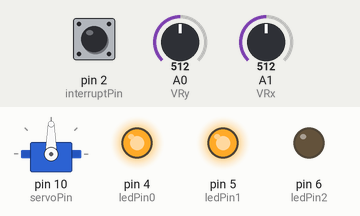
Bench run of a sketch on a simulated Arduino Uno, built with avr-gcc and run on an emulated ATmega328P. On the bench: servo, output pins drawn as LEDs (lit = HIGH). The inputs (shaded band) are chosen by the test bench; at power-on: A0 (VRy) = 512, A1 (VRx) = 512, pin 2 (interruptPin) HIGH.

Above: at 1.2 s.
1.3 s: A0 (VRy) set to 716
At 2.0 s:
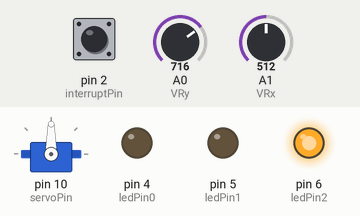
2.8 s: A1 (VRx) set to 716
At 3.2 s:
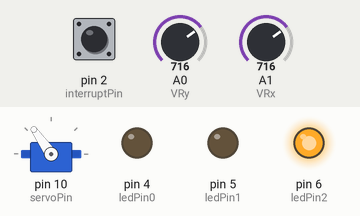
4.3 s: A0 (VRy) set to 900
At 5.5 s:
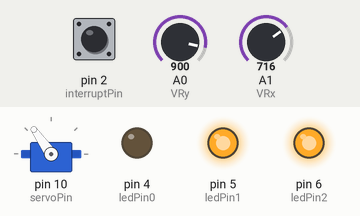
5.8 s: pin 2 (interruptPin) pulled LOW for 0.15 s
At 6.3 s:
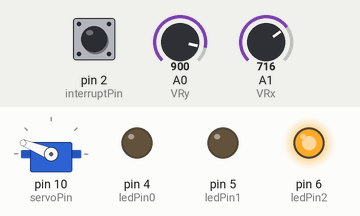
7.4 s: A1 (VRx) set to 900
At 7.9 s:
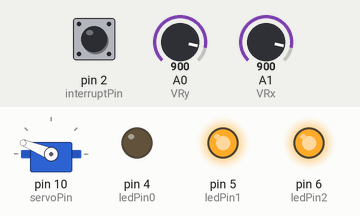
8.9 s: A0 (VRy) set to 1023
At 10.3 s:
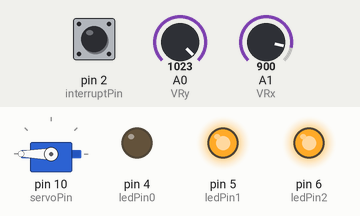
Timing chart, 0 to 11.4 s (numbered marks = the images above; inputs shaded):
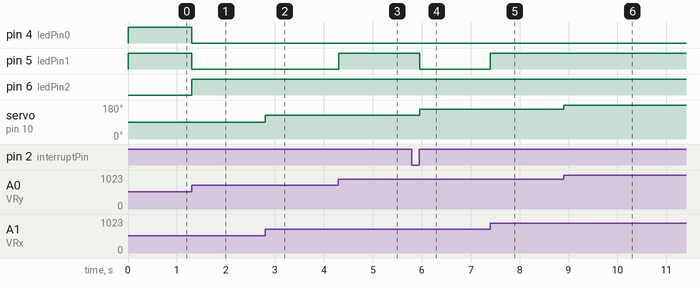

Measured:
- after the input at 1.3 s, pin 4 (ledPin0), pin 5 (ledPin1): HIGH → LOW at once; pin 6 (ledPin2): LOW → HIGH at once
- after the input at 2.8 s, servo on pin 10 (servoPin): 90° → 125° at once
- after the input at 4.3 s, pin 5 (ledPin1): LOW → HIGH at once
- after the input at 5.8 s, pin 5 (ledPin1): HIGH → LOW after 0.16 s; servo on pin 10 (servoPin): 125° → 158° after 0.16 s
- after the input at 7.4 s, pin 5 (ledPin1): LOW → HIGH at once
- after the input at 8.9 s, servo on pin 10 (servoPin): 158° → 180° at once

The sketch:

resumen.ino
```cpp
/*
Utilizado lo aprendido en los puntos anteriores construir un programa que respete el siguiente
comportamiento:

Los leds van a mostrar contando del 000 al 111 la posici´on del Joystick en sentido vertical.

El movimiento del Joystick en sentido horizontal deber´a mover el Servo en todo su rango.

Si se presiona el botón del Joystick se intercambiar´a el comportamiento de los ejes vertical y
horizontal.

*/
#include <Servo.h>

Servo servo1;
const int servoPin = 10;
const byte interruptPin = 2;
volatile byte button = 0;
const int ledPin0 = 4;
const int ledPin1 = 5;
const int ledPin2 = 6;
const int VRy = A0;
const int VRx = A1;
const int SW = 2;
int time_stamp = 0;

void setup() {
  servo1.attach(servoPin);
  pinMode(ledPin0, OUTPUT);
  pinMode(ledPin1, OUTPUT);
  pinMode(ledPin2, OUTPUT);
  pinMode(interruptPin, INPUT_PULLUP);
  attachInterrupt(digitalPinToInterrupt(interruptPin), click, RISING);
  pinMode(VRx, INPUT);
  pinMode(VRy, INPUT);
  pinMode(SW, INPUT_PULLUP);

  // Estado inicial: LEDs verticales, servomotor horizontal
  int horizontal = 90;  // Posición horizontal media para el servomotor
  int vertical = 0;    // Valor inicial para los LEDs verticales
  servo1.write(horizontal);
  digitalWrite(ledPin0, (vertical & 1));
  digitalWrite(ledPin1, (vertical & 2));
  digitalWrite(ledPin2, (vertical & 4));
}

void loop() {
  int xPosition = analogRead(VRx);
  int yPosition = analogRead(VRy);
  int horizontal, vertical;

  if (button) {
    horizontal = map(yPosition, 0, 1023, 0, 180);
    vertical = map(xPosition, 0, 1023, 0, 7);
  } else {
    horizontal = map(xPosition, 0, 1023, 0, 180);
    vertical = map(yPosition, 0, 1023, 0, 7);
  }

  servo1.write(horizontal);

  digitalWrite(ledPin0, (vertical & 1));
  digitalWrite(ledPin1, (vertical & 2));
  digitalWrite(ledPin2, (vertical & 4));

  if (time_stamp > 0) {
    time_stamp = time_stamp - 1;
  }

  delay(10);
}

void click() {
  if (time_stamp == 0) {
    if (button == 0) {
      button = 1;
      time_stamp = 40;
    } else {
      button = 0;
      time_stamp = 40;
    }
  }
}
```
